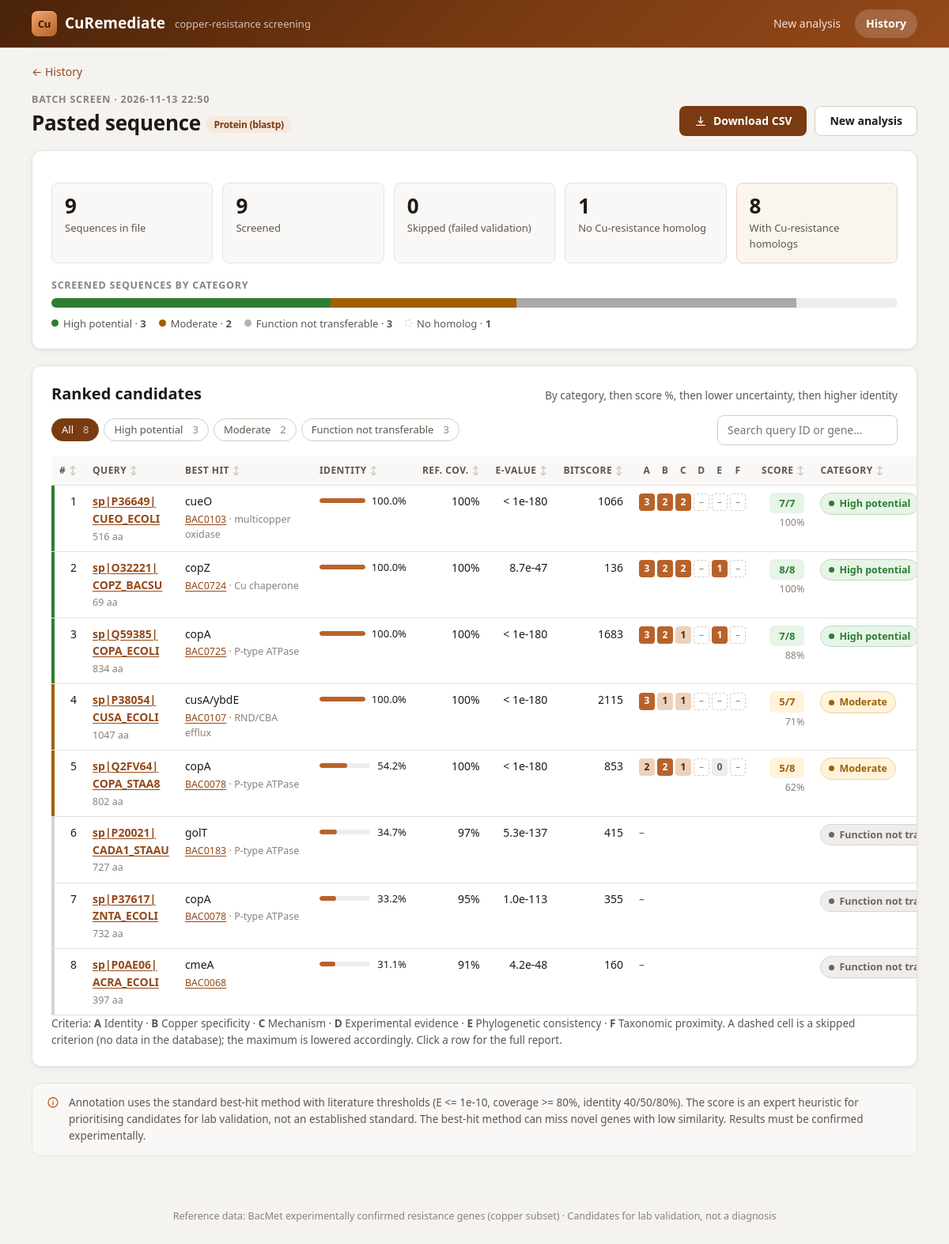
/batch/2/, run on the app's committed database.
### screening/models.py (models this page shows, shortened)
class Batch(models.Model):
    created_at = models.DateTimeField(auto_now_add=True)
    filename = models.CharField(max_length=255)
    seq_type = models.CharField(max_length=16, choices=SEQ_TYPES, default="protein")
    sequence_count = models.PositiveIntegerField()
    screened_count = models.PositiveIntegerField()
    skipped = models.JSONField(default=list, blank=True)  # [[query_id, reason], ...]
    class Meta:
        ordering = ["-created_at"]
    @property
    def unit(self):
        return "nt" if self.seq_type == "nucleotide" else "aa"

class Analysis(models.Model):
    batch = models.ForeignKey(Batch, null=True, blank=True, on_delete=models.CASCADE, related_name="analyses")
    created_at = models.DateTimeField(auto_now_add=True)
    filename = models.CharField(max_length=255)
    seq_type = models.CharField(max_length=16, choices=SEQ_TYPES, default="protein")
    query_id = models.CharField(max_length=255)
    sequence = models.TextField()
    length = models.PositiveIntegerField()
    category = models.CharField(max_length=32, blank=True)
    score = models.PositiveSmallIntegerField(null=True, blank=True)
    max_score = models.PositiveSmallIntegerField(null=True, blank=True)  # maximum available for this sequence
    score_pct = models.FloatField(null=True, blank=True)
    uncertainty = models.CharField(max_length=16, blank=True)
    flags = models.JSONField(default=list, blank=True)
    breakdown = models.JSONField(default=list, blank=True)  # [{key, label, points (None = skipped), max, note}]
    conclusion = models.TextField(blank=True)
    class Meta:
        ordering = ["-created_at"]
    @property
    def points(self):
        return {row["key"]: row["points"] for row in self.breakdown}

class Hit(models.Model):
    analysis = models.ForeignKey(Analysis, on_delete=models.CASCADE, related_name="hits")
    rank = models.PositiveSmallIntegerField()
    bacmet_id = models.CharField(max_length=32)
    gene_name = models.CharField(max_length=128)
    organism = models.CharField(max_length=255, blank=True)
    identity = models.FloatField()
    align_length = models.PositiveIntegerField()
    evalue = models.FloatField()
    bitscore = models.FloatField()
    query_start = models.PositiveIntegerField(null=True, blank=True)
    query_end = models.PositiveIntegerField(null=True, blank=True)
    ref_coverage = models.FloatField(null=True, blank=True)  # % of the reference gene covered by the alignment
    passes_gate = models.BooleanField(default=False)
    description = models.CharField(max_length=255, blank=True)
    family = models.CharField(max_length=32, blank=True)
    ncbi_gene_url = models.CharField(max_length=255, blank=True)
    class Meta:
        ordering = ["rank"]
    @property
    def query_gene(self):
        return self.gene_name.split("/")[0].strip()
    @property
    def bacmet_url(self):
        return settings.BACMET_GENE_URL.format(gene=quote(self.query_gene))

### screening/views.py (the view)
# urls.py: path("batch/<int:pk>/", views.batch_detail, name="batch"),
def batch_detail(request, pk):
    batch = get_object_or_404(Batch, pk=pk)
    rows = _batch_rows(batch)
    categories = [a.category for a, _ in rows]
    return render(request, "screening/batch.html", {
        "b": batch,
        "rows": rows,
        "counts": [(c, categories.count(c)) for c in CATEGORIES if c in categories],
        "no_hit_count": batch.screened_count - len(rows),
        "disclaimer": DISCLAIMER,
    })

### screening/services/scoring.py (called while the page is built)
def format_evalue(evalue, digits=1):
    if evalue is None:
        return ""
    return "< 1e-180" if evalue == 0 else f"{evalue:.{digits}e}"

def ranking_key(category, score_pct, uncertainty, identity):
    return (
        CATEGORIES.index(category) if category in CATEGORIES else len(CATEGORIES),
        -(score_pct or 0),
        UNCERTAINTIES.index(uncertainty) if uncertainty in UNCERTAINTIES else len(UNCERTAINTIES),
        -(identity or 0),
    )

### screening/templatetags/screening_ui.py (called while the page is built)
@register.filter
def evalue(value, digits=1):
    return format_evalue(value, int(digits))

@register.filter
def breakable(text):
    escaped = conditional_escape(text)
    return mark_safe(escaped.replace("|", "|<wbr>").replace(":", ":<wbr>"))

@register.filter
def category_class(category):
    return CATEGORY_CLASSES.get(category, "legacy")

@register.filter
def uncertainty_class(uncertainty):
    return {"Low": "good", "Moderate": "mid", "High": "bad"}.get(uncertainty, "")

@register.filter
def percent_of(value, total):
    try:
        return round(100 * float(value) / float(total)) if total else 0
    except (TypeError, ValueError):
        return 0

### screening/views.py (called while the page is built)
def _batch_rows(batch):
    rows = [(a, a.hits.all()[0]) for a in batch.analyses.prefetch_related("hits")]
    rows.sort(key=lambda r: ranking_key(r[0].category, r[0].score_pct, r[0].uncertainty, r[1].identity))
    return rows

### screening/templates/screening/batch.html (shortened to what this page needs)
{% extends "screening/base.html" %}
{% load screening_ui %}
{% block content %}
<nav class="breadcrumb" aria-label="Breadcrumb"><a href="{% url 'history' %}">← History</a></nav>
<div class="page-head">
  <div>
    <div class="eyebrow">Batch screen · {{ b.created_at|date:"Y-m-d H:i" }}</div>
    <h1>{{ b.filename }} <span class="tag">{{ b.get_seq_type_display }}</span></h1>
  </div>
  <div class="page-actions">
    <a class="btn" href="{% url 'batch_csv' b.pk %}">
      <svg class="icon" viewBox="0 0 24 24" fill="none" stroke="currentColor" stroke-width="2" stroke-linecap="round" stroke-linejoin="round" aria-hidden="true"><path d="M12 4v12m0 0-4-4m4 4 4-4"/><path d="M4 20h16"/></svg>
      Download CSV
    </a>
    <a class="btn btn-secondary" href="{% url 'upload' %}">New analysis</a>
  </div>
</div>
<section class="box">
  <div class="stats">
    <div class="stat"><div class="stat-value">{{ b.sequence_count }}</div><div class="stat-label">Sequences in file</div></div>
    <div class="stat"><div class="stat-value">{{ b.screened_count }}</div><div class="stat-label">Screened</div></div>
    <div class="stat"><div class="stat-value">{{ b.skipped|length }}</div><div class="stat-label">Skipped (failed validation)</div></div>
    <div class="stat"><div class="stat-value">{{ no_hit_count }}</div><div class="stat-label">No Cu-resistance homolog</div></div>
    <div class="stat accent"><div class="stat-value">{{ rows|length }}</div><div class="stat-label">With Cu-resistance homologs</div></div>
  </div>
  {% if b.screened_count %}
  <div class="eyebrow">Screened sequences by category</div>
  <div class="distribution" role="img" aria-label="{% for c, n in counts %}{{ n }} {{ c }}, {% endfor %}{{ no_hit_count }} with no homolog">
    {% for c, n in counts %}<span class="seg cat-{{ c|category_class }}" style="width:{{ n|percent_of:b.screened_count }}%" title="{{ c }}: {{ n }}"></span>{% endfor %}
    {% if no_hit_count %}<span class="seg nohit" style="width:{{ no_hit_count|percent_of:b.screened_count }}%" title="No homolog: {{ no_hit_count }}"></span>{% endif %}
  </div>
  <div class="legend">
    {% for c, n in counts %}<span class="item"><span class="dot cat cat-{{ c|category_class }}"></span>{{ c }} · <strong>&nbsp;{{ n }}</strong></span>{% endfor %}
    {% if no_hit_count %}<span class="item"><span class="dot nohit"></span>No homolog · <strong>&nbsp;{{ no_hit_count }}</strong></span>{% endif %}
  </div>
  {% endif %}
</section>
<section class="box">
  <div class="box-head">
    <h2>Ranked candidates</h2>
    <span class="muted">By category, then score %, then lower uncertainty, then higher identity</span>
  </div>
  {% if rows %}
  <div class="toolbar" data-filter-for="#batch-table" data-empty="#batch-empty">
    <div class="chips" role="group" aria-label="Filter by category">
      <button type="button" class="chip active" data-level="all" aria-pressed="true">All<span class="count">{{ rows|length }}</span></button>
      {% for c, n in counts %}
      <button type="button" class="chip" data-level="{{ c|category_class }}" aria-pressed="false">{{ c }}<span class="count">{{ n }}</span></button>
      {% endfor %}
    </div>
    <input type="search" class="search" placeholder="Search query ID or gene…" aria-label="Search query ID or gene">
  </div>
  <div class="table-wrap">
    <table id="batch-table" data-sortable>
      <thead>
        <tr>
          <th class="sortable num" data-type="num" title="Rank">#</th>
          <th class="sortable" data-type="text">Query</th>
          <th class="sortable col-gene" data-type="text">Best hit</th>
          <th class="sortable" data-type="num">Identity</th>
          <th class="sortable num" data-type="num" title="Share of the reference gene covered by the alignment">Ref. cov.</th>
          <th class="sortable num" data-type="num">E-value</th>
          <th class="sortable num" data-type="num">Bitscore</th>
          <th title="Criteria A–F: Identity, Copper specificity, Mechanism, Experimental evidence, Phylogenetic consistency, Taxonomic proximity"><span class="crit-head"><span>A</span><span>B</span><span>C</span><span>D</span><span>E</span><span>F</span></span></th>
          <th class="sortable num" data-type="num">Score</th>
          <th class="sortable" data-type="num">Category</th>
        </tr>
      </thead>
      <tbody>
        {% for a, h in rows %}
        {% with cat=a.category|category_class %}
        <tr class="cat-{{ cat }}" data-level="{{ cat }}" data-href="{% url 'result' a.pk %}" title="{{ a.conclusion }}">
          <td class="num">{{ forloop.counter }}</td>
          <td class="cell-id"><a href="{% url 'result' a.pk %}"><strong>{{ a.query_id|breakable }}</strong></a><div class="cell-sub">{{ a.length }} {{ b.unit }}</div></td>
          <td>{{ h.gene_name }}<div class="cell-sub"><a href="{{ h.bacmet_url }}" target="_blank" rel="noopener">{{ h.bacmet_id }}</a>{% if h.family %} · {{ h.family }}{% endif %}</div></td>
          <td data-value="{{ h.identity }}">
            <div class="meter"><div class="meter-track"><div class="meter-fill" style="width:{{ h.identity|stringformat:'.1f' }}%"></div></div><span class="meter-val">{{ h.identity|floatformat:1 }}%</span></div>
          </td>
          <td class="num nowrap" data-value="{{ h.ref_coverage|default_if_none:'' }}">{% if h.ref_coverage is None %}n/a{% else %}{{ h.ref_coverage|floatformat:0 }}%{% endif %}</td>
          <td class="num nowrap" data-value="{{ h.evalue }}">{{ h.evalue|evalue }}</td>
          <td class="num">{{ h.bitscore|floatformat:0 }}</td>
          <td>
            {% if a.breakdown %}
            <span class="crit">{% for row in a.breakdown %}<span class="{% if row.points is None %}skip{% elif row.points == row.max %}full{% elif row.points > 0 %}part{% endif %}" title="{{ row.key }} {{ row.label }}: {% if row.points is None %}skipped{% else %}{{ row.points }}/{{ row.max }}{% endif %}">{% if row.points is None %}–{% else %}{{ row.points }}{% endif %}</span>{% endfor %}</span>
            {% else %}<span class="muted">–</span>{% endif %}
          </td>
          <td class="num nowrap" data-value="{{ a.score_pct|default_if_none:'-1' }}">
            {% if a.score is not None %}<span class="pill cat cat-{{ cat }}">{{ a.score }}/{{ a.max_score }}</span><div class="cell-sub">{{ a.score_pct|stringformat:".0f" }}%</div>{% endif %}
          </td>
          <td data-value="{{ forloop.counter }}"><span class="badge cat cat-{{ cat }}">{{ a.category|default:"Old scoring – re-run" }}</span></td>
        </tr>
        {% endwith %}
        {% endfor %}
      </tbody>
    </table>
  </div>
  <p class="muted">Criteria: <strong>A</strong> Identity · <strong>B</strong> Copper specificity · <strong>C</strong> Mechanism · <strong>D</strong> Experimental evidence · <strong>E</strong> Phylogenetic consistency · <strong>F</strong> Taxonomic proximity.
    A dashed cell is a skipped criterion (no data in the database); the maximum is lowered accordingly. Click a row for the full report.</p>
  {% else %}
  <div class="empty-state">
    <h3>No copper-resistance homologs</h3>
    <p>No sequence in this file matched a BacMet copper-resistance gene (BLAST E-value cutoff 1e-5).</p>
  </div>
  {% endif %}
</section>
<aside class="note">
  <svg class="icon" viewBox="0 0 24 24" fill="none" stroke="currentColor" stroke-width="2" stroke-linecap="round" aria-hidden="true"><circle cx="12" cy="12" r="9"/><path d="M12 11v5M12 8h.01"/></svg>
  <div>{{ disclaimer }}</div>
</aside>
{% endblock %}

### data on the page
Batch: created_at "2026-11-13 22:50", filename "Pasted sequence", seq_type "Protein (blastp)", sequence_count "9", screened_count "9", skipped|length "0", unit "aa"
Analysis: query_id|breakable "sp| P36649| CUEO_ECOLI", length "516", gene_name "cueO", bacmet_id "BAC0103", family "multicopper oxidase", identity "100.0", ref_coverage "100", evalue|evalue "< 1e-180", bitscore "1066", points "3" "2" "2", score "7", max_score "7", score_pct "100", category "High potential"
Analysis: query_id|breakable "sp| O32221| COPZ_BACSU", length "69", gene_name "copZ", bacmet_id "BAC0724", family "Cu chaperone", identity "100.0", ref_coverage "100", evalue|evalue "8.7e-47", bitscore "136", points "3" "2" "2" "1", score "8", max_score "8", score_pct "100", category "High potential"
Analysis: query_id|breakable "sp| Q59385| COPA_ECOLI", length "834", gene_name "copA", bacmet_id "BAC0725", family "P-type ATPase", identity "100.0", ref_coverage "100", evalue|evalue "< 1e-180", bitscore "1683", points "3" "2" "1" "1", score "7", max_score "8", score_pct "88", category "High potential"
Analysis: query_id|breakable "sp| P38054| CUSA_ECOLI", length "1047", gene_name "cusA/ybdE", bacmet_id "BAC0107", family "RND/CBA efflux", identity "100.0", ref_coverage "100", evalue|evalue "< 1e-180", bitscore "2115", points "3" "1" "1", score "5", max_score "7", score_pct "71", category "Moderate"
Analysis: query_id|breakable "sp| Q2FV64| COPA_STAA8", length "802", gene_name "copA", bacmet_id "BAC0078", family "P-type ATPase", identity "54.2", ref_coverage "100", evalue|evalue "< 1e-180", bitscore "853", points "2" "2" "1" "0", score "5", max_score "8", score_pct "62", category "Moderate"
Analysis: query_id|breakable "sp| P20021| CADA1_STAAU", length "727", gene_name "golT", bacmet_id "BAC0183", family "P-type ATPase", identity "34.7", ref_coverage "97", evalue|evalue "5.3e-137", bitscore "415", {{ a.score_pct|default_if_none:'-1' }} -1 (drawn), category "Function not…"
Analysis: query_id|breakable "sp| P37617| ZNTA_ECOLI", length "732", gene_name "copA", bacmet_id "BAC0078", family "P-type ATPase", identity "33.2", ref_coverage "95", evalue|evalue "1.0e-113", bitscore "355", {{ a.score_pct|default_if_none:'-1' }} -1 (drawn), category "Function not…"
Analysis: query_id|breakable "sp| P0AE06| ACRA_ECOLI", length "397", gene_name "cmeA", bacmet_id "BAC0068", identity "31.1", ref_coverage "91", evalue|evalue "4.2e-48", bitscore "160", {{ a.score_pct|default_if_none:'-1' }} -1 (drawn), category "Function not…"

### other printed values
{{ no_hit_count }} "1"
{{ rows|length }} "8"
{{ c }} "High potential" "Moderate" "Function not transferable"
{{ n }} "3" "2" "3"
